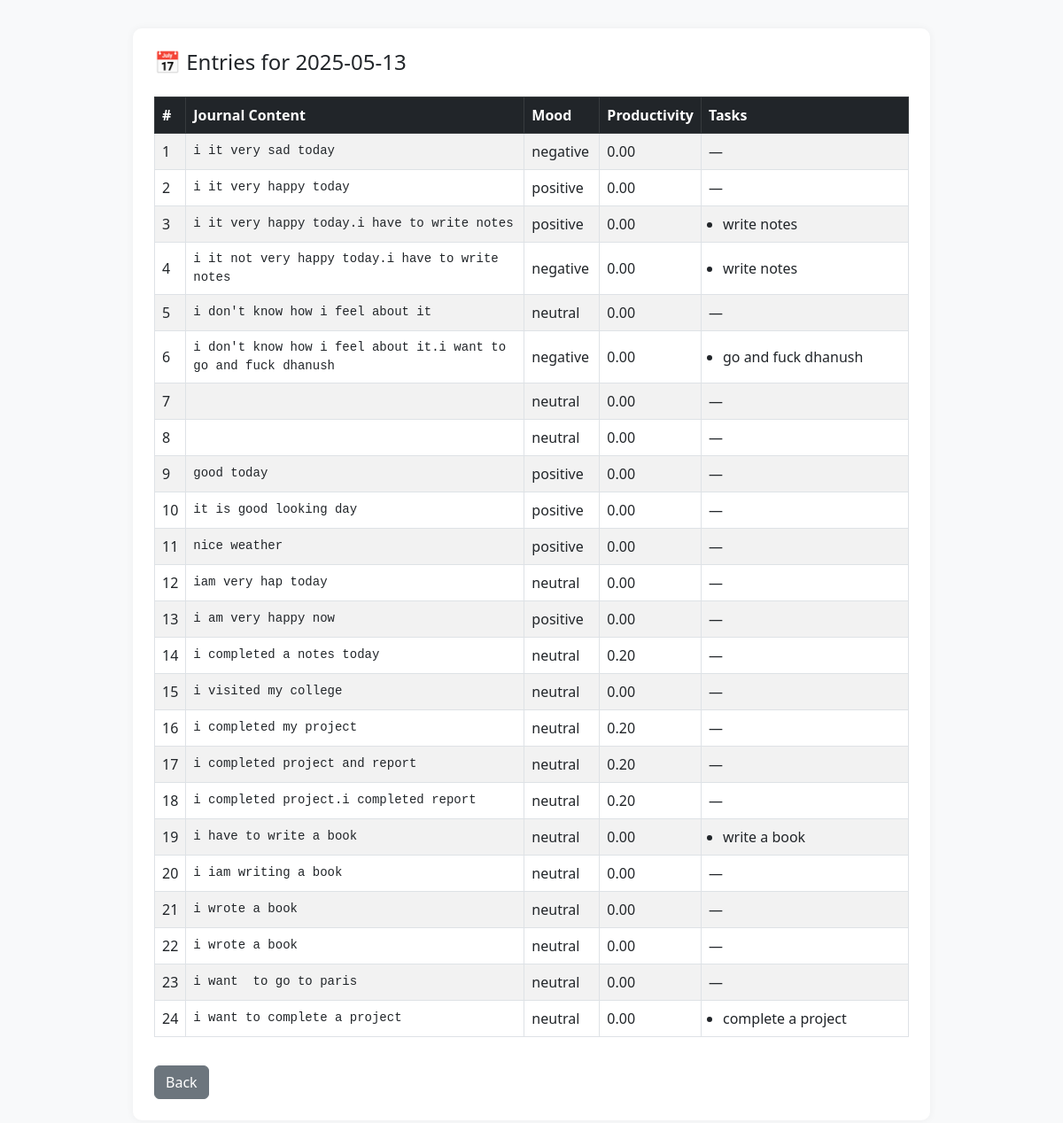
/day_view/2025-05-13, run on an earlier commit of the app's database.
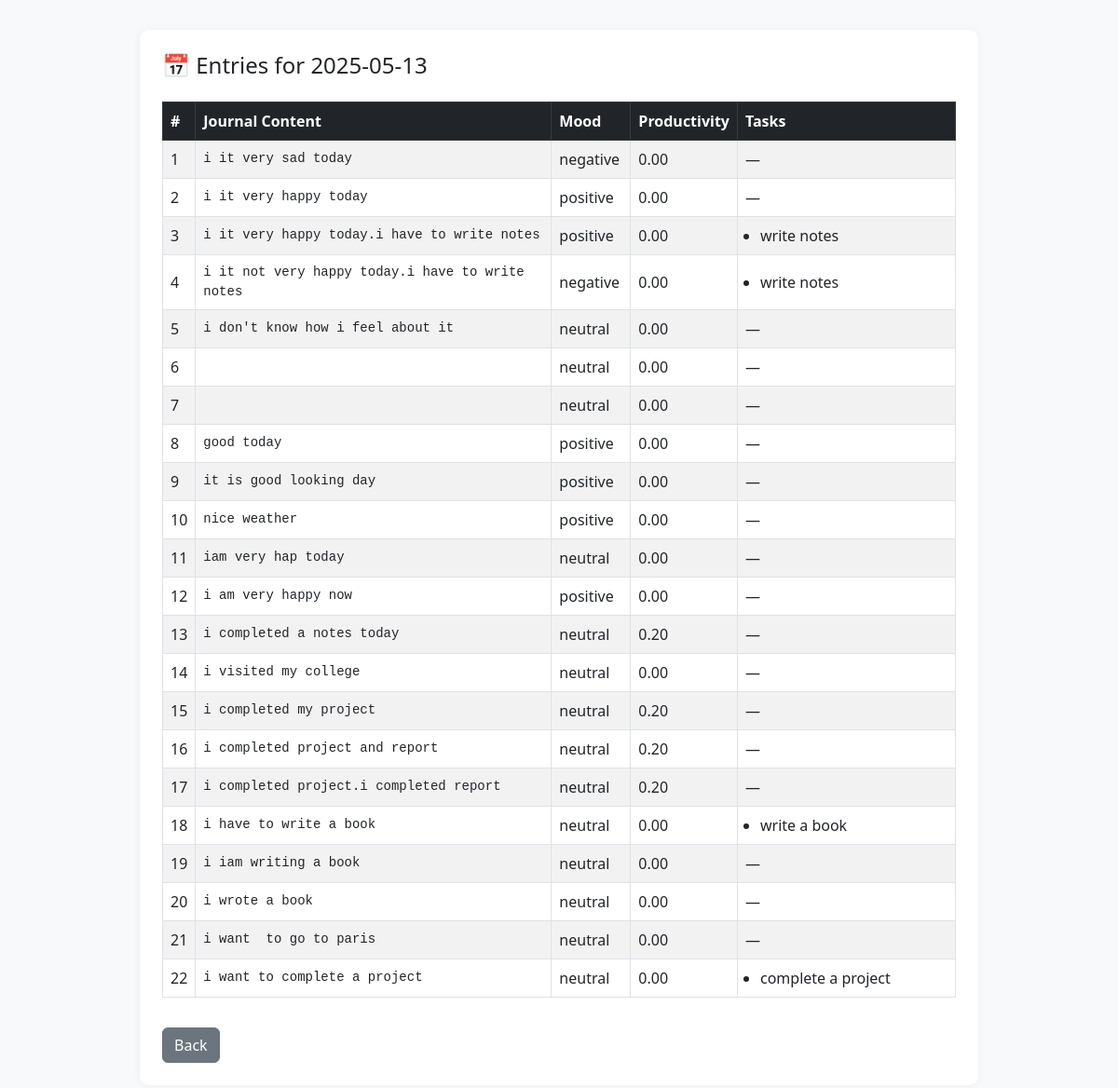
And on a later commit of the database.
### tables this page shows
CREATE TABLE entries (
            id INTEGER PRIMARY KEY AUTOINCREMENT,
            date TEXT,
            text TEXT,
            mood TEXT,
            productivity REAL
        );

CREATE TABLE tasks (
            id INTEGER PRIMARY KEY AUTOINCREMENT,
            entry_id INTEGER,
            task_text TEXT,
            status TEXT DEFAULT 'pending', completed INTEGER DEFAULT 0,
            FOREIGN KEY(entry_id) REFERENCES entries(id)
        );

### app.py (the view)
@app.route('/day_view/<date>')
def day_view(date):
    conn = sqlite3.connect('database/journal.db')
    cursor = conn.cursor()
    cursor.execute("SELECT id, text, mood, productivity FROM entries WHERE date = ?", (date,))
    rows = cursor.fetchall()
    entries = []
    for row in rows:
        entry_id, journal_text, mood, productivity = row
        cursor.execute("SELECT task_text, status, completed FROM tasks WHERE entry_id = ?", (entry_id,))
        tasks = cursor.fetchall()
        entries.append({
            'journal_text': journal_text,
            'mood': mood,
            'productivity': productivity,
            'tasks': tasks
        })
    conn.close()
    return render_template('day_view.html', date=date, entries=entries)
    from flask import request, redirect, url_for, flash

### templates/day_view.html (shortened to what this page needs)
<!DOCTYPE html>
<html lang="en">
<head>
  <link href="https://cdn.jsdelivr.net/npm/bootstrap@5.3.0/dist/css/bootstrap.min.css" rel="stylesheet" />
</head>
<body>
  <div class="content-box">
    <h4 class="mb-4">📅 Entries for {{ date }}</h4>
    {% if entries %}
      <div class="table-responsive">
        <table class="table table-bordered table-striped align-middle">
          <thead class="table-dark">
            <tr>
              <th style="width:4%">#</th>
              <th style="width:46%">Journal Content</th>
              <th style="width:10%">Mood</th>
              <th style="width:12%">Productivity</th>
              <th style="width:28%">Tasks</th>
            </tr>
          </thead>
          <tbody>
            {% for entry in entries %}
            <tr>
              <td>{{ loop.index }}</td>
              <td><pre>{{ entry.journal_text }}</pre></td>
              <td>{{ entry.mood }}</td>
              <td>{{ "%.2f"|format(entry.productivity) }}</td>
              <td>
                {% if entry.tasks %}
                  <ul class="mb-0 ps-3">
                    {% for task_text, status, completed in entry.tasks %}
                      <li>
                        {{ task_text }}
                      </li>
                    {% endfor %}
                  </ul>
                {% else %}
                  —
                {% endif %}
              </td>
            </tr>
            {% endfor %}
          </tbody>
        </table>
      </div>
    {% else %}
      <div class="alert alert-info">No entries found for this day.</div>
    {% endif %}
    <a href="/" class="btn btn-secondary mt-3">Back</a>
  </div>
</body>
</html>

What changed in the data, as far as the page shows it:
removed entries: journal_text "i don't know how i feel about it.i want to go and fuck dhanush", mood "negative", productivity "0.00"
removed tasks: task_text "go and fuck dhanush", shown under "i don't know how i feel about it.i want to go and fuck dhanush"
removed entries: journal_text "i wrote a book", mood "neutral", productivity "0.00"
